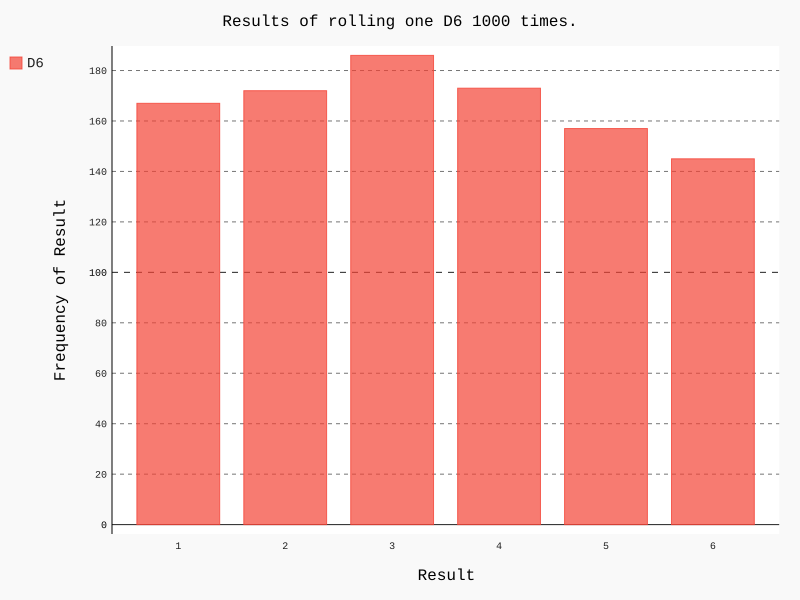

The Python source for this figure:
from die import Die
import pygal

# 创建一个D6
die = Die()

# 掷几次骰子，并将结果存储在一个列表中
results = []
for roll_num in range(1000):
    result = die.roll()
    results.append(result)

#print(results)

# 分析结果
frequencies = []

for value in range(1, die.num_sides+1):
    frequency = results.count(value)
    frequencies.append(frequency)

#print(frequencies)

# 对结果进行可视化
hist = pygal.Bar()

hist.title = "Results of rolling one D6 1000 times."
hist.x_labels = ['1', '2', '3', '4', '5', '6']
hist.x_title = "Result"
hist.y_title = "Frequency of Result"

hist.add('D6', frequencies)
hist.render_to_file('die_visual.svg')
